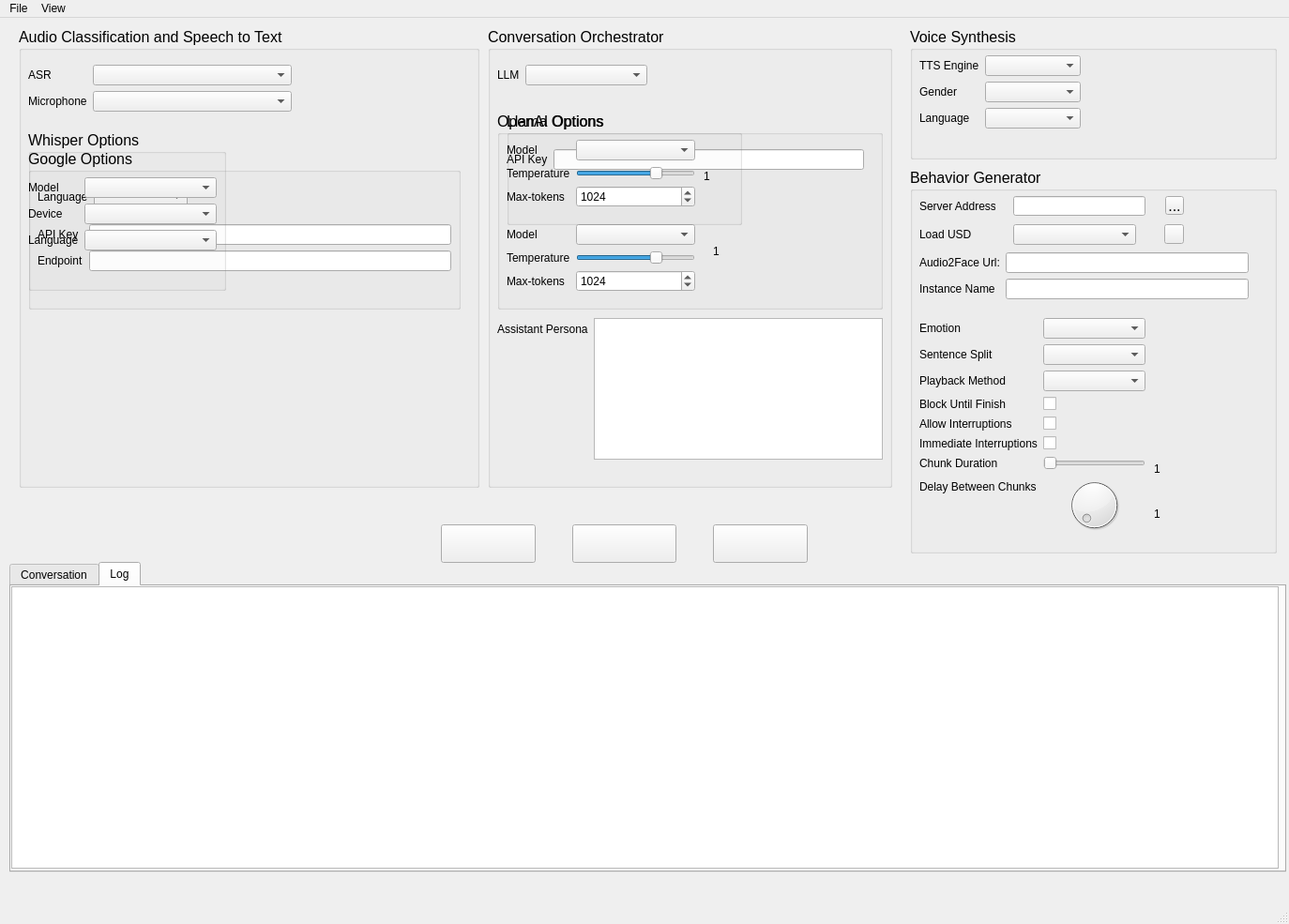
<?xml version="1.0" encoding="UTF-8"?>
<ui version="4.0">
 <class>MainWindow</class>
 <widget class="QMainWindow" name="MainWindow">
  <property name="geometry">
   <rect>
    <x>0</x>
    <y>0</y>
    <width>1374</width>
    <height>985</height>
   </rect>
  </property>
  <property name="windowTitle">
   <string>MainWindow</string>
  </property>
  <widget class="QWidget" name="centralwidget">
   <widget class="QGroupBox" name="groupBox">
    <property name="geometry">
     <rect>
      <x>20</x>
      <y>10</y>
      <width>491</width>
      <height>491</height>
     </rect>
    </property>
    <property name="font">
     <font>
      <pointsize>12</pointsize>
     </font>
    </property>
    <property name="title">
     <string>Audio Classification and Speech to Text</string>
    </property>
    <widget class="QGroupBox" name="googleGroupBox">
     <property name="geometry">
      <rect>
       <x>10</x>
       <y>130</y>
       <width>461</width>
       <height>171</height>
      </rect>
     </property>
     <property name="font">
      <font>
       <pointsize>12</pointsize>
      </font>
     </property>
     <property name="title">
      <string>Google Options</string>
     </property>
     <widget class="QWidget" name="formLayoutWidget">
      <property name="geometry">
       <rect>
        <x>10</x>
        <y>40</y>
        <width>160</width>
        <height>31</height>
       </rect>
      </property>
      <layout class="QFormLayout" name="formLayout">
       <item row="0" column="0">
        <widget class="QLabel" name="label_2">
         <property name="font">
          <font>
           <pointsize>9</pointsize>
          </font>
         </property>
         <property name="text">
          <string>Language</string>
         </property>
        </widget>
       </item>
       <item row="0" column="1">
        <widget class="QComboBox" name="googleLanguage">
         <property name="font">
          <font>
           <pointsize>9</pointsize>
          </font>
         </property>
        </widget>
       </item>
      </layout>
     </widget>
     <widget class="QWidget" name="formLayoutWidget_2">
      <property name="geometry">
       <rect>
        <x>10</x>
        <y>80</y>
        <width>441</width>
        <height>80</height>
       </rect>
      </property>
      <layout class="QFormLayout" name="formLayout_2">
       <item row="0" column="0">
        <widget class="QLabel" name="label_3">
         <property name="font">
          <font>
           <pointsize>9</pointsize>
          </font>
         </property>
         <property name="text">
          <string>API Key</string>
         </property>
         <property name="textFormat">
          <enum>Qt::TextFormat::AutoText</enum>
         </property>
        </widget>
       </item>
       <item row="0" column="1">
        <widget class="QLineEdit" name="googleAPI">
         <property name="font">
          <font>
           <pointsize>9</pointsize>
          </font>
         </property>
        </widget>
       </item>
       <item row="1" column="0">
        <widget class="QLabel" name="label_4">
         <property name="font">
          <font>
           <pointsize>9</pointsize>
          </font>
         </property>
         <property name="text">
          <string>Endpoint</string>
         </property>
        </widget>
       </item>
       <item row="1" column="1">
        <widget class="QLineEdit" name="googleEndPoint">
         <property name="font">
          <font>
           <pointsize>9</pointsize>
          </font>
         </property>
        </widget>
       </item>
      </layout>
     </widget>
    </widget>
    <widget class="QGroupBox" name="whisperGroupBox">
     <property name="geometry">
      <rect>
       <x>10</x>
       <y>110</y>
       <width>211</width>
       <height>171</height>
      </rect>
     </property>
     <property name="font">
      <font>
       <pointsize>12</pointsize>
      </font>
     </property>
     <property name="title">
      <string>Whisper Options</string>
     </property>
     <widget class="QWidget" name="formLayoutWidget_3">
      <property name="geometry">
       <rect>
        <x>0</x>
        <y>50</y>
        <width>201</width>
        <height>111</height>
       </rect>
      </property>
      <layout class="QFormLayout" name="formLayout_3">
       <item row="0" column="0">
        <widget class="QLabel" name="label_12">
         <property name="font">
          <font>
           <pointsize>9</pointsize>
          </font>
         </property>
         <property name="text">
          <string>Model</string>
         </property>
        </widget>
       </item>
       <item row="0" column="1">
        <widget class="QComboBox" name="whisperModel">
         <property name="font">
          <font>
           <pointsize>9</pointsize>
          </font>
         </property>
        </widget>
       </item>
       <item row="1" column="0">
        <widget class="QLabel" name="label_13">
         <property name="font">
          <font>
           <pointsize>9</pointsize>
          </font>
         </property>
         <property name="text">
          <string>Device</string>
         </property>
        </widget>
       </item>
       <item row="1" column="1">
        <widget class="QComboBox" name="whisperDevice">
         <property name="font">
          <font>
           <pointsize>9</pointsize>
          </font>
         </property>
        </widget>
       </item>
       <item row="2" column="0">
        <widget class="QLabel" name="label_14">
         <property name="font">
          <font>
           <pointsize>9</pointsize>
          </font>
         </property>
         <property name="text">
          <string>Language</string>
         </property>
        </widget>
       </item>
       <item row="2" column="1">
        <widget class="QComboBox" name="whisperLanguage">
         <property name="font">
          <font>
           <pointsize>9</pointsize>
          </font>
         </property>
        </widget>
       </item>
      </layout>
     </widget>
    </widget>
    <widget class="QWidget" name="formLayoutWidget_11">
     <property name="geometry">
      <rect>
       <x>10</x>
       <y>40</y>
       <width>281</width>
       <height>61</height>
      </rect>
     </property>
     <layout class="QFormLayout" name="formLayout_11">
      <item row="0" column="0">
       <widget class="QLabel" name="label_6">
        <property name="font">
         <font>
          <pointsize>9</pointsize>
         </font>
        </property>
        <property name="text">
         <string>ASR</string>
        </property>
       </widget>
      </item>
      <item row="0" column="1">
       <widget class="QComboBox" name="recognizerMBOX">
        <property name="font">
         <font>
          <pointsize>9</pointsize>
         </font>
        </property>
       </widget>
      </item>
      <item row="1" column="0">
       <widget class="QLabel" name="label_27">
        <property name="font">
         <font>
          <pointsize>9</pointsize>
         </font>
        </property>
        <property name="text">
         <string>Microphone</string>
        </property>
       </widget>
      </item>
      <item row="1" column="1">
       <widget class="QComboBox" name="microphoneMBox">
        <property name="font">
         <font>
          <pointsize>9</pointsize>
         </font>
        </property>
       </widget>
      </item>
     </layout>
    </widget>
   </widget>
   <widget class="QGroupBox" name="groupBox_6">
    <property name="geometry">
     <rect>
      <x>520</x>
      <y>10</y>
      <width>431</width>
      <height>491</height>
     </rect>
    </property>
    <property name="font">
     <font>
      <pointsize>12</pointsize>
     </font>
    </property>
    <property name="title">
     <string>Conversation Orchestrator</string>
    </property>
    <widget class="QWidget" name="formLayoutWidget_4">
     <property name="geometry">
      <rect>
       <x>10</x>
       <y>40</y>
       <width>160</width>
       <height>41</height>
      </rect>
     </property>
     <layout class="QFormLayout" name="formLayout_4">
      <item row="0" column="0">
       <widget class="QLabel" name="label_24">
        <property name="font">
         <font>
          <pointsize>9</pointsize>
         </font>
        </property>
        <property name="text">
         <string>LLM</string>
        </property>
       </widget>
      </item>
      <item row="0" column="1">
       <widget class="QComboBox" name="LLMChoice">
        <property name="font">
         <font>
          <pointsize>9</pointsize>
         </font>
        </property>
       </widget>
      </item>
     </layout>
    </widget>
    <widget class="QWidget" name="formLayoutWidget_7">
     <property name="geometry">
      <rect>
       <x>10</x>
       <y>310</y>
       <width>411</width>
       <height>151</height>
      </rect>
     </property>
     <layout class="QFormLayout" name="formLayout_7">
      <item row="0" column="1">
       <widget class="QTextEdit" name="systemPromptEdit">
        <property name="font">
         <font>
          <pointsize>9</pointsize>
         </font>
        </property>
       </widget>
      </item>
      <item row="0" column="0">
       <widget class="QLabel" name="label_18">
        <property name="font">
         <font>
          <family>Segoe UI</family>
          <pointsize>9</pointsize>
         </font>
        </property>
        <property name="text">
         <string>Assistant Persona</string>
        </property>
       </widget>
      </item>
     </layout>
    </widget>
    <widget class="QGroupBox" name="openai_group">
     <property name="geometry">
      <rect>
       <x>10</x>
       <y>90</y>
       <width>411</width>
       <height>211</height>
      </rect>
     </property>
     <property name="font">
      <font>
       <pointsize>12</pointsize>
      </font>
     </property>
     <property name="title">
      <string>OpenAI Options</string>
     </property>
     <widget class="QWidget" name="formLayoutWidget_5">
      <property name="geometry">
       <rect>
        <x>10</x>
        <y>40</y>
        <width>381</width>
        <height>77</height>
       </rect>
      </property>
      <layout class="QFormLayout" name="formLayout_5">
       <item row="0" column="0">
        <widget class="QLabel" name="label_19">
         <property name="font">
          <font>
           <family>Segoe UI</family>
           <pointsize>9</pointsize>
          </font>
         </property>
         <property name="text">
          <string>API Key</string>
         </property>
        </widget>
       </item>
       <item row="0" column="1">
        <widget class="QLineEdit" name="openaiAPIKey">
         <property name="font">
          <font>
           <pointsize>9</pointsize>
          </font>
         </property>
        </widget>
       </item>
      </layout>
     </widget>
     <widget class="QWidget" name="formLayoutWidget_6">
      <property name="geometry">
       <rect>
        <x>10</x>
        <y>120</y>
        <width>201</width>
        <height>80</height>
       </rect>
      </property>
      <layout class="QFormLayout" name="formLayout_6">
       <item row="2" column="0">
        <widget class="QLabel" name="label_21">
         <property name="font">
          <font>
           <family>Segoe UI</family>
           <pointsize>9</pointsize>
          </font>
         </property>
         <property name="text">
          <string>Max-tokens</string>
         </property>
        </widget>
       </item>
       <item row="2" column="1">
        <widget class="QSpinBox" name="maxTokenOpenAI">
         <property name="font">
          <font>
           <pointsize>9</pointsize>
          </font>
         </property>
         <property name="minimum">
          <number>1</number>
         </property>
         <property name="maximum">
          <number>4096</number>
         </property>
         <property name="value">
          <number>1024</number>
         </property>
        </widget>
       </item>
       <item row="1" column="0">
        <widget class="QLabel" name="label_22">
         <property name="font">
          <font>
           <family>Segoe UI</family>
           <pointsize>9</pointsize>
          </font>
         </property>
         <property name="text">
          <string>Temperature</string>
         </property>
        </widget>
       </item>
       <item row="1" column="1">
        <widget class="QSlider" name="temperatureOpenAI">
         <property name="font">
          <font>
           <pointsize>14</pointsize>
          </font>
         </property>
         <property name="maximum">
          <number>100</number>
         </property>
         <property name="singleStep">
          <number>1</number>
         </property>
         <property name="value">
          <number>70</number>
         </property>
         <property name="orientation">
          <enum>Qt::Orientation::Horizontal</enum>
         </property>
        </widget>
       </item>
       <item row="0" column="0">
        <widget class="QLabel" name="label_23">
         <property name="font">
          <font>
           <family>Segoe UI</family>
           <pointsize>9</pointsize>
          </font>
         </property>
         <property name="text">
          <string>Model</string>
         </property>
        </widget>
       </item>
       <item row="0" column="1">
        <widget class="QComboBox" name="llmMBOX">
         <property name="font">
          <font>
           <pointsize>9</pointsize>
          </font>
         </property>
        </widget>
       </item>
      </layout>
     </widget>
     <widget class="QLabel" name="llmTemperatureLable">
      <property name="geometry">
       <rect>
        <x>230</x>
        <y>130</y>
        <width>89</width>
        <height>37</height>
       </rect>
      </property>
      <property name="font">
       <font>
        <pointsize>9</pointsize>
       </font>
      </property>
      <property name="text">
       <string>1</string>
      </property>
     </widget>
    </widget>
    <widget class="QGroupBox" name="llama_group">
     <property name="geometry">
      <rect>
       <x>20</x>
       <y>90</y>
       <width>251</width>
       <height>121</height>
      </rect>
     </property>
     <property name="font">
      <font>
       <pointsize>12</pointsize>
      </font>
     </property>
     <property name="title">
      <string>Llama Options</string>
     </property>
     <widget class="QWidget" name="formLayoutWidget_13">
      <property name="geometry">
       <rect>
        <x>0</x>
        <y>30</y>
        <width>201</width>
        <height>80</height>
       </rect>
      </property>
      <layout class="QFormLayout" name="formLayout_13">
       <item row="2" column="0">
        <widget class="QLabel" name="label_29">
         <property name="font">
          <font>
           <family>Segoe UI</family>
           <pointsize>9</pointsize>
          </font>
         </property>
         <property name="text">
          <string>Max-tokens</string>
         </property>
        </widget>
       </item>
       <item row="2" column="1">
        <widget class="QSpinBox" name="maxTokenLlama">
         <property name="font">
          <font>
           <pointsize>9</pointsize>
          </font>
         </property>
         <property name="minimum">
          <number>1</number>
         </property>
         <property name="maximum">
          <number>4096</number>
         </property>
         <property name="value">
          <number>1024</number>
         </property>
        </widget>
       </item>
       <item row="1" column="0">
        <widget class="QLabel" name="label_30">
         <property name="font">
          <font>
           <family>Segoe UI</family>
           <pointsize>9</pointsize>
          </font>
         </property>
         <property name="text">
          <string>Temperature</string>
         </property>
        </widget>
       </item>
       <item row="1" column="1">
        <widget class="QSlider" name="temperatureLlama">
         <property name="font">
          <font>
           <pointsize>14</pointsize>
          </font>
         </property>
         <property name="maximum">
          <number>100</number>
         </property>
         <property name="singleStep">
          <number>1</number>
         </property>
         <property name="value">
          <number>70</number>
         </property>
         <property name="orientation">
          <enum>Qt::Orientation::Horizontal</enum>
         </property>
        </widget>
       </item>
       <item row="0" column="0">
        <widget class="QLabel" name="label_31">
         <property name="font">
          <font>
           <family>Segoe UI</family>
           <pointsize>9</pointsize>
          </font>
         </property>
         <property name="text">
          <string>Model</string>
         </property>
        </widget>
       </item>
       <item row="0" column="1">
        <widget class="QComboBox" name="llmMBOX_Llama">
         <property name="font">
          <font>
           <pointsize>9</pointsize>
          </font>
         </property>
        </widget>
       </item>
      </layout>
     </widget>
     <widget class="QLabel" name="TemperatureLablellama">
      <property name="geometry">
       <rect>
        <x>210</x>
        <y>50</y>
        <width>89</width>
        <height>37</height>
       </rect>
      </property>
      <property name="font">
       <font>
        <pointsize>9</pointsize>
       </font>
      </property>
      <property name="text">
       <string>1</string>
      </property>
     </widget>
    </widget>
   </widget>
   <widget class="QGroupBox" name="groupBox_3">
    <property name="geometry">
     <rect>
      <x>970</x>
      <y>10</y>
      <width>391</width>
      <height>141</height>
     </rect>
    </property>
    <property name="font">
     <font>
      <pointsize>12</pointsize>
     </font>
    </property>
    <property name="title">
     <string>Voice Synthesis</string>
    </property>
    <widget class="QWidget" name="formLayoutWidget_9">
     <property name="geometry">
      <rect>
       <x>10</x>
       <y>30</y>
       <width>172</width>
       <height>118</height>
      </rect>
     </property>
     <layout class="QFormLayout" name="formLayout_9">
      <item row="0" column="0">
       <widget class="QLabel" name="label_5">
        <property name="font">
         <font>
          <pointsize>9</pointsize>
         </font>
        </property>
        <property name="text">
         <string>TTS Engine</string>
        </property>
       </widget>
      </item>
      <item row="0" column="1">
       <widget class="QComboBox" name="ttsEngineCombo">
        <property name="font">
         <font>
          <pointsize>9</pointsize>
         </font>
        </property>
       </widget>
      </item>
      <item row="1" column="0">
       <widget class="QLabel" name="genderLabel">
        <property name="font">
         <font>
          <pointsize>9</pointsize>
         </font>
        </property>
        <property name="text">
         <string>Gender</string>
        </property>
       </widget>
      </item>
      <item row="1" column="1">
       <widget class="QComboBox" name="ttsGender">
        <property name="font">
         <font>
          <pointsize>9</pointsize>
         </font>
        </property>
       </widget>
      </item>
      <item row="2" column="0">
       <widget class="QLabel" name="ttsLanguageLabel">
        <property name="font">
         <font>
          <pointsize>9</pointsize>
         </font>
        </property>
        <property name="text">
         <string>Language</string>
        </property>
       </widget>
      </item>
      <item row="2" column="1">
       <widget class="QComboBox" name="ttsLanguage">
        <property name="font">
         <font>
          <pointsize>9</pointsize>
         </font>
        </property>
       </widget>
      </item>
     </layout>
    </widget>
   </widget>
   <widget class="QTabWidget" name="chatOutpuTab">
    <property name="geometry">
     <rect>
      <x>10</x>
      <y>580</y>
      <width>1361</width>
      <height>331</height>
     </rect>
    </property>
    <property name="currentIndex">
     <number>1</number>
    </property>
    <widget class="QWidget" name="tab">
     <attribute name="title">
      <string>Conversation</string>
     </attribute>
     <widget class="QTextBrowser" name="contextBrowserOpenAI">
      <property name="geometry">
       <rect>
        <x>0</x>
        <y>10</y>
        <width>1351</width>
        <height>291</height>
       </rect>
      </property>
      <property name="font">
       <font>
        <pointsize>14</pointsize>
       </font>
      </property>
     </widget>
    </widget>
    <widget class="QWidget" name="tab_2">
     <attribute name="title">
      <string>Log</string>
     </attribute>
     <widget class="QTextBrowser" name="logOutput">
      <property name="geometry">
       <rect>
        <x>0</x>
        <y>0</y>
        <width>1351</width>
        <height>301</height>
       </rect>
      </property>
     </widget>
    </widget>
   </widget>
   <widget class="QGroupBox" name="groupBox_4">
    <property name="geometry">
     <rect>
      <x>970</x>
      <y>160</y>
      <width>391</width>
      <height>411</height>
     </rect>
    </property>
    <property name="font">
     <font>
      <pointsize>12</pointsize>
     </font>
    </property>
    <property name="title">
     <string>Behavior Generator</string>
    </property>
    <widget class="QWidget" name="formLayoutWidget_8">
     <property name="geometry">
      <rect>
       <x>10</x>
       <y>160</y>
       <width>241</width>
       <height>231</height>
      </rect>
     </property>
     <layout class="QFormLayout" name="formLayout_8">
      <item row="0" column="0">
       <widget class="QLabel" name="label_26">
        <property name="font">
         <font>
          <pointsize>9</pointsize>
         </font>
        </property>
        <property name="text">
         <string>Emotion</string>
        </property>
       </widget>
      </item>
      <item row="0" column="1">
       <widget class="QComboBox" name="emotionsQCombo">
        <property name="font">
         <font>
          <pointsize>9</pointsize>
         </font>
        </property>
       </widget>
      </item>
      <item row="1" column="0">
       <widget class="QLabel" name="label_8">
        <property name="font">
         <font>
          <pointsize>9</pointsize>
         </font>
        </property>
        <property name="text">
         <string>Sentence Split</string>
        </property>
       </widget>
      </item>
      <item row="1" column="1">
       <widget class="QComboBox" name="ttsSentenceSplit">
        <property name="font">
         <font>
          <pointsize>9</pointsize>
         </font>
        </property>
       </widget>
      </item>
      <item row="2" column="0">
       <widget class="QLabel" name="label_9">
        <property name="font">
         <font>
          <pointsize>9</pointsize>
         </font>
        </property>
        <property name="text">
         <string>Playback Method</string>
        </property>
       </widget>
      </item>
      <item row="2" column="1">
       <widget class="QComboBox" name="ttsPlayback">
        <property name="font">
         <font>
          <pointsize>9</pointsize>
         </font>
        </property>
       </widget>
      </item>
      <item row="3" column="0">
       <widget class="QLabel" name="label_10">
        <property name="font">
         <font>
          <pointsize>9</pointsize>
         </font>
        </property>
        <property name="text">
         <string>Block Until Finish</string>
        </property>
       </widget>
      </item>
      <item row="3" column="1">
       <widget class="QCheckBox" name="blockUntilFinish">
        <property name="text">
         <string/>
        </property>
       </widget>
      </item>
      <item row="7" column="0">
       <widget class="QLabel" name="label_15">
        <property name="font">
         <font>
          <pointsize>9</pointsize>
         </font>
        </property>
        <property name="text">
         <string>Delay Between Chunks</string>
        </property>
       </widget>
      </item>
      <item row="7" column="1">
       <widget class="QDial" name="ttsDelayBetweenChunks"/>
      </item>
      <item row="6" column="0">
       <widget class="QLabel" name="label_11">
        <property name="font">
         <font>
          <pointsize>9</pointsize>
         </font>
        </property>
        <property name="text">
         <string>Chunk Duration</string>
        </property>
       </widget>
      </item>
      <item row="6" column="1">
       <widget class="QSlider" name="ttsChunkDuration">
        <property name="minimum">
         <number>1</number>
        </property>
        <property name="orientation">
         <enum>Qt::Orientation::Horizontal</enum>
        </property>
       </widget>
      </item>
      <item row="4" column="0">
       <widget class="QLabel" name="label_28">
        <property name="font">
         <font>
          <pointsize>9</pointsize>
         </font>
        </property>
        <property name="text">
         <string>Allow Interruptions</string>
        </property>
       </widget>
      </item>
      <item row="4" column="1">
       <widget class="QCheckBox" name="allowInterruptions">
        <property name="text">
         <string/>
        </property>
       </widget>
      </item>
      <item row="5" column="0">
       <widget class="QLabel" name="label_32">
        <property name="font">
         <font>
          <pointsize>9</pointsize>
         </font>
        </property>
        <property name="text">
         <string>Immediate Interruptions</string>
        </property>
       </widget>
      </item>
      <item row="5" column="1">
       <widget class="QCheckBox" name="streamInterruptions">
        <property name="text">
         <string/>
        </property>
       </widget>
      </item>
     </layout>
    </widget>
    <widget class="QWidget" name="formLayoutWidget_10">
     <property name="geometry">
      <rect>
       <x>10</x>
       <y>90</y>
       <width>351</width>
       <height>61</height>
      </rect>
     </property>
     <layout class="QFormLayout" name="formLayout_10">
      <item row="0" column="0">
       <widget class="QLabel" name="label_16">
        <property name="font">
         <font>
          <pointsize>9</pointsize>
         </font>
        </property>
        <property name="text">
         <string>Audio2Face Url:</string>
        </property>
       </widget>
      </item>
      <item row="0" column="1">
       <widget class="QLineEdit" name="a2fUrl">
        <property name="font">
         <font>
          <pointsize>9</pointsize>
         </font>
        </property>
       </widget>
      </item>
      <item row="1" column="0">
       <widget class="QLabel" name="label_17">
        <property name="font">
         <font>
          <pointsize>9</pointsize>
         </font>
        </property>
        <property name="text">
         <string>Instance Name</string>
        </property>
       </widget>
      </item>
      <item row="1" column="1">
       <widget class="QLineEdit" name="a2fInstanceName">
        <property name="font">
         <font>
          <pointsize>9</pointsize>
         </font>
        </property>
       </widget>
      </item>
     </layout>
    </widget>
    <widget class="QWidget" name="verticalLayoutWidget">
     <property name="geometry">
      <rect>
       <x>260</x>
       <y>299</y>
       <width>91</width>
       <height>91</height>
      </rect>
     </property>
     <layout class="QVBoxLayout" name="verticalLayout">
      <item>
       <widget class="QLabel" name="chunckSizeLable">
        <property name="font">
         <font>
          <pointsize>9</pointsize>
         </font>
        </property>
        <property name="text">
         <string>1</string>
        </property>
       </widget>
      </item>
      <item>
       <widget class="QLabel" name="delayLable">
        <property name="font">
         <font>
          <pointsize>9</pointsize>
         </font>
        </property>
        <property name="text">
         <string>1</string>
        </property>
       </widget>
      </item>
     </layout>
    </widget>
    <widget class="QLineEdit" name="a2fUrl_headless">
     <property name="geometry">
      <rect>
       <x>110</x>
       <y>30</y>
       <width>141</width>
       <height>21</height>
      </rect>
     </property>
     <property name="font">
      <font>
       <pointsize>8</pointsize>
      </font>
     </property>
     <property name="text">
      <string/>
     </property>
    </widget>
    <widget class="QLabel" name="label_25">
     <property name="geometry">
      <rect>
       <x>10</x>
       <y>30</y>
       <width>81</width>
       <height>21</height>
      </rect>
     </property>
     <property name="font">
      <font>
       <pointsize>9</pointsize>
      </font>
     </property>
     <property name="text">
      <string>Server Address</string>
     </property>
    </widget>
    <widget class="QLabel" name="label_20">
     <property name="geometry">
      <rect>
       <x>10</x>
       <y>60</y>
       <width>81</width>
       <height>21</height>
      </rect>
     </property>
     <property name="font">
      <font>
       <pointsize>9</pointsize>
      </font>
     </property>
     <property name="text">
      <string>Load USD</string>
     </property>
    </widget>
    <widget class="QComboBox" name="usdCombo">
     <property name="geometry">
      <rect>
       <x>110</x>
       <y>60</y>
       <width>131</width>
       <height>22</height>
      </rect>
     </property>
     <property name="font">
      <font>
       <pointsize>9</pointsize>
      </font>
     </property>
    </widget>
    <widget class="QToolButton" name="connectHeadlessPushbutton">
     <property name="geometry">
      <rect>
       <x>272</x>
       <y>30</y>
       <width>20</width>
       <height>20</height>
      </rect>
     </property>
     <property name="text">
      <string>...</string>
     </property>
     <property name="icon">
      <iconset theme="QIcon::ThemeIcon::SyncSynchronizing"/>
     </property>
    </widget>
    <widget class="QToolButton" name="loadUsdPushbutton">
     <property name="geometry">
      <rect>
       <x>271</x>
       <y>60</y>
       <width>21</width>
       <height>21</height>
      </rect>
     </property>
     <property name="text">
      <string/>
     </property>
     <property name="icon">
      <iconset theme="QIcon::ThemeIcon::ListAdd"/>
     </property>
    </widget>
   </widget>
   <widget class="QPushButton" name="startAll">
    <property name="geometry">
     <rect>
      <x>470</x>
      <y>540</y>
      <width>101</width>
      <height>41</height>
     </rect>
    </property>
    <property name="font">
     <font>
      <pointsize>14</pointsize>
     </font>
    </property>
    <property name="text">
     <string/>
    </property>
    <property name="icon">
     <iconset theme="QIcon::ThemeIcon::MediaPlaybackStart"/>
    </property>
   </widget>
   <widget class="QPushButton" name="stopAll">
    <property name="geometry">
     <rect>
      <x>610</x>
      <y>540</y>
      <width>111</width>
      <height>41</height>
     </rect>
    </property>
    <property name="font">
     <font>
      <pointsize>14</pointsize>
     </font>
    </property>
    <property name="text">
     <string/>
    </property>
    <property name="icon">
     <iconset theme="QIcon::ThemeIcon::MediaPlaybackStop"/>
    </property>
   </widget>
   <widget class="QPushButton" name="clearAll">
    <property name="geometry">
     <rect>
      <x>760</x>
      <y>540</y>
      <width>101</width>
      <height>41</height>
     </rect>
    </property>
    <property name="font">
     <font>
      <pointsize>14</pointsize>
     </font>
    </property>
    <property name="text">
     <string/>
    </property>
    <property name="icon">
     <iconset theme="QIcon::ThemeIcon::ViewRestore"/>
    </property>
   </widget>
  </widget>
  <widget class="QMenuBar" name="menubar">
   <property name="geometry">
    <rect>
     <x>0</x>
     <y>0</y>
     <width>1374</width>
     <height>21</height>
    </rect>
   </property>
   <widget class="QMenu" name="menuFile">
    <property name="title">
     <string>File</string>
    </property>
   </widget>
   <widget class="QMenu" name="menuView">
    <property name="title">
     <string>View</string>
    </property>
    <widget class="QMenu" name="menuGUI_Theme">
     <property name="title">
      <string>GUI Theme</string>
     </property>
     <addaction name="actiondark"/>
     <addaction name="actionlight"/>
    </widget>
    <addaction name="menuGUI_Theme"/>
   </widget>
   <addaction name="menuFile"/>
   <addaction name="menuView"/>
  </widget>
  <widget class="QStatusBar" name="statusbar"/>
  <action name="actiondark">
   <property name="text">
    <string>dark</string>
   </property>
  </action>
  <action name="actionlight">
   <property name="text">
    <string>light</string>
   </property>
  </action>
 </widget>
 <resources/>
 <connections/>
</ui>
